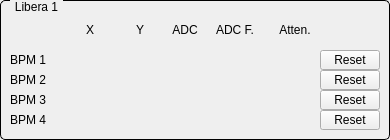
   <widget class="QGroupBox" name="titleGroupBox_3">
    <property name="geometry">
     <rect>
      <x>10</x>
      <y>10</y>
      <width>390</width>
      <height>140</height>
     </rect>
    </property>
    <property name="styleSheet">
     <string notr="true">QGroupBox {
    border: 1px solid black;
    border-radius: 5px;
    margin-top: 0.5em;
}

QGroupBox::title {
    subcontrol-origin: margin;
    left: 10px;
    padding: 0 3px 0 3px;
}</string>
    </property>
    <property name="title">
     <string>Libera 1</string>
    </property>
    <widget class="QLabel" name="label_6">
     <property name="geometry">
      <rect>
       <x>10</x>
       <y>50</y>
       <width>50</width>
       <height>20</height>
      </rect>
     </property>
     <property name="text">
      <string>BPM 1</string>
     </property>
     <property name="alignment">
      <set>Qt::AlignLeading|Qt::AlignLeft|Qt::AlignVCenter</set>
     </property>
    </widget>
    <widget class="QLabel" name="label_7">
     <property name="geometry">
      <rect>
       <x>10</x>
       <y>70</y>
       <width>50</width>
       <height>20</height>
      </rect>
     </property>
     <property name="text">
      <string>BPM 2</string>
     </property>
     <property name="alignment">
      <set>Qt::AlignLeading|Qt::AlignLeft|Qt::AlignVCenter</set>
     </property>
    </widget>
    <widget class="QLabel" name="label_8">
     <property name="geometry">
      <rect>
       <x>10</x>
       <y>90</y>
       <width>50</width>
       <height>20</height>
      </rect>
     </property>
     <property name="text">
      <string>BPM 3</string>
     </property>
     <property name="alignment">
      <set>Qt::AlignLeading|Qt::AlignLeft|Qt::AlignVCenter</set>
     </property>
    </widget>
    <widget class="QLabel" name="label_9">
     <property name="geometry">
      <rect>
       <x>10</x>
       <y>110</y>
       <width>50</width>
       <height>20</height>
      </rect>
     </property>
     <property name="text">
      <string>BPM 4</string>
     </property>
     <property name="alignment">
      <set>Qt::AlignLeading|Qt::AlignLeft|Qt::AlignVCenter</set>
     </property>
    </widget>
    <widget class="QESimpleShape" name="qesimpleshape">
     <property name="geometry">
      <rect>
       <x>80</x>
       <y>50</y>
       <width>16</width>
       <height>20</height>
      </rect>
     </property>
     <property name="variable" stdset="0">
      <string>libera$(l):bpm$(b):ilk:status:x</string>
     </property>
     <property name="variableSubstitutions" stdset="0">
      <string>l=1,b=1</string>
     </property>
    </widget>
    <widget class="QESimpleShape" name="qesimpleshape_2">
     <property name="geometry">
      <rect>
       <x>130</x>
       <y>50</y>
       <width>16</width>
       <height>20</height>
      </rect>
     </property>
     <property name="variable" stdset="0">
      <string>libera$(l):bpm$(b):ilk:status:y</string>
     </property>
     <property name="variableSubstitutions" stdset="0">
      <string>l=1,b=1</string>
     </property>
    </widget>
    <widget class="QESimpleShape" name="qesimpleshape_3">
     <property name="geometry">
      <rect>
       <x>180</x>
       <y>50</y>
       <width>16</width>
       <height>20</height>
      </rect>
     </property>
     <property name="variable" stdset="0">
      <string>libera$(l):bpm$(b):ilk:status:adc_ovf</string>
     </property>
     <property name="variableSubstitutions" stdset="0">
      <string>l=1,b=1</string>
     </property>
    </widget>
    <widget class="QESimpleShape" name="qesimpleshape_4">
     <property name="geometry">
      <rect>
       <x>230</x>
       <y>50</y>
       <width>16</width>
       <height>20</height>
      </rect>
     </property>
     <property name="variable" stdset="0">
      <string>libera$(l):bpm$(b):ilk:status:adc_ovf_filtered</string>
     </property>
     <property name="variableSubstitutions" stdset="0">
      <string>l=1,b=1</string>
     </property>
    </widget>
    <widget class="QESimpleShape" name="qesimpleshape_5">
     <property name="geometry">
      <rect>
       <x>280</x>
       <y>50</y>
       <width>16</width>
       <height>20</height>
      </rect>
     </property>
     <property name="variable" stdset="0">
      <string>libera$(l):bpm$(b):ilk:status:attenuator</string>
     </property>
     <property name="variableSubstitutions" stdset="0">
      <string>l=1,b=1</string>
     </property>
    </widget>
    <widget class="QLabel" name="label">
     <property name="geometry">
      <rect>
       <x>80</x>
       <y>20</y>
       <width>20</width>
       <height>20</height>
      </rect>
     </property>
     <property name="text">
      <string>X</string>
     </property>
     <property name="alignment">
      <set>Qt::AlignCenter</set>
     </property>
    </widget>
    <widget class="QLabel" name="label_2">
     <property name="geometry">
      <rect>
       <x>130</x>
       <y>20</y>
       <width>20</width>
       <height>20</height>
      </rect>
     </property>
     <property name="text">
      <string>Y</string>
     </property>
     <property name="alignment">
      <set>Qt::AlignCenter</set>
     </property>
    </widget>
    <widget class="QLabel" name="label_3">
     <property name="geometry">
      <rect>
       <x>170</x>
       <y>20</y>
       <width>30</width>
       <height>20</height>
      </rect>
     </property>
     <property name="text">
      <string>ADC</string>
     </property>
     <property name="alignment">
      <set>Qt::AlignCenter</set>
     </property>
    </widget>
    <widget class="QLabel" name="label_4">
     <property name="geometry">
      <rect>
       <x>210</x>
       <y>20</y>
       <width>50</width>
       <height>20</height>
      </rect>
     </property>
     <property name="text">
      <string>ADC F.</string>
     </property>
     <property name="alignment">
      <set>Qt::AlignCenter</set>
     </property>
    </widget>
    <widget class="QLabel" name="label_10">
     <property name="geometry">
      <rect>
       <x>270</x>
       <y>20</y>
       <width>50</width>
       <height>20</height>
      </rect>
     </property>
     <property name="text">
      <string>Atten.</string>
     </property>
     <property name="alignment">
      <set>Qt::AlignCenter</set>
     </property>
    </widget>
    <widget class="QESimpleShape" name="qesimpleshape_6">
     <property name="geometry">
      <rect>
       <x>130</x>
       <y>70</y>
       <width>16</width>
       <height>20</height>
      </rect>
     </property>
     <property name="variable" stdset="0">
      <string>libera$(l):bpm$(b):ilk:status:y</string>
     </property>
     <property name="variableSubstitutions" stdset="0">
      <string>l=1,b=2</string>
     </property>
    </widget>
    <widget class="QESimpleShape" name="qesimpleshape_7">
     <property name="geometry">
      <rect>
       <x>180</x>
       <y>70</y>
       <width>16</width>
       <height>20</height>
      </rect>
     </property>
     <property name="variable" stdset="0">
      <string>libera$(l):bpm$(b):ilk:status:adc_ovf</string>
     </property>
     <property name="variableSubstitutions" stdset="0">
      <string>l=1,b=2</string>
     </property>
    </widget>
    <widget class="QESimpleShape" name="qesimpleshape_8">
     <property name="geometry">
      <rect>
       <x>280</x>
       <y>70</y>
       <width>16</width>
       <height>20</height>
      </rect>
     </property>
     <property name="variable" stdset="0">
      <string>libera$(l):bpm$(b):ilk:status:attenuator</string>
     </property>
     <property name="variableSubstitutions" stdset="0">
      <string>l=1,b=2</string>
     </property>
    </widget>
    <widget class="QESimpleShape" name="qesimpleshape_9">
     <property name="geometry">
      <rect>
       <x>80</x>
       <y>70</y>
       <width>16</width>
       <height>20</height>
      </rect>
     </property>
     <property name="variable" stdset="0">
      <string>libera$(l):bpm$(b):ilk:status:x</string>
     </property>
     <property name="variableSubstitutions" stdset="0">
      <string>l=1,b=2</string>
     </property>
    </widget>
    <widget class="QESimpleShape" name="qesimpleshape_10">
     <property name="geometry">
      <rect>
       <x>230</x>
       <y>70</y>
       <width>16</width>
       <height>20</height>
      </rect>
     </property>
     <property name="variable" stdset="0">
      <string>libera$(l):bpm$(b):ilk:status:adc_ovf_filtered</string>
     </property>
     <property name="variableSubstitutions" stdset="0">
      <string>l=1,b=2</string>
     </property>
    </widget>
    <widget class="QESimpleShape" name="qesimpleshape_16">
     <property name="geometry">
      <rect>
       <x>130</x>
       <y>110</y>
       <width>16</width>
       <height>20</height>
      </rect>
     </property>
     <property name="variable" stdset="0">
      <string>libera$(l):bpm$(b):ilk:status:y</string>
     </property>
     <property name="variableSubstitutions" stdset="0">
      <string>l=1,b=4</string>
     </property>
    </widget>
    <widget class="QESimpleShape" name="qesimpleshape_17">
     <property name="geometry">
      <rect>
       <x>180</x>
       <y>110</y>
       <width>16</width>
       <height>20</height>
      </rect>
     </property>
     <property name="variable" stdset="0">
      <string>libera$(l):bpm$(b):ilk:status:adc_ovf</string>
     </property>
     <property name="variableSubstitutions" stdset="0">
      <string>l=1,b=4</string>
     </property>
    </widget>
    <widget class="QESimpleShape" name="qesimpleshape_18">
     <property name="geometry">
      <rect>
       <x>280</x>
       <y>110</y>
       <width>16</width>
       <height>20</height>
      </rect>
     </property>
     <property name="variable" stdset="0">
      <string>libera$(l):bpm$(b):ilk:status:attenuator</string>
     </property>
     <property name="variableSubstitutions" stdset="0">
      <string>l=1,b=4</string>
     </property>
    </widget>
    <widget class="QESimpleShape" name="qesimpleshape_19">
     <property name="geometry">
      <rect>
       <x>80</x>
       <y>110</y>
       <width>16</width>
       <height>20</height>
      </rect>
     </property>
     <property name="variable" stdset="0">
      <string>libera$(l):bpm$(b):ilk:status:x</string>
     </property>
     <property name="variableSubstitutions" stdset="0">
      <string>l=1,b=4</string>
     </property>
    </widget>
    <widget class="QESimpleShape" name="qesimpleshape_20">
     <property name="geometry">
      <rect>
       <x>230</x>
       <y>110</y>
       <width>16</width>
       <height>20</height>
      </rect>
     </property>
     <property name="variable" stdset="0">
      <string>libera$(l):bpm$(b):ilk:status:adc_ovf_filtered</string>
     </property>
     <property name="variableSubstitutions" stdset="0">
      <string>l=1,b=4</string>
     </property>
    </widget>
    <widget class="QEPushButton" name="qepushbutton_4">
     <property name="geometry">
      <rect>
       <x>320</x>
       <y>110</y>
       <width>60</width>
       <height>20</height>
      </rect>
     </property>
     <property name="text">
      <string>Reset</string>
     </property>
     <property name="variable" stdset="0">
      <string>libera$(l):bpm$(b):ilk:status:reset_sp</string>
     </property>
     <property name="variableSubstitutions" stdset="0">
      <string>l=1,b=4</string>
     </property>
    </widget>
    <widget class="QEPushButton" name="qepushbutton">
     <property name="geometry">
      <rect>
       <x>320</x>
       <y>50</y>
       <width>60</width>
       <height>20</height>
      </rect>
     </property>
     <property name="text">
      <string>Reset</string>
     </property>
     <property name="variable" stdset="0">
      <string>libera$(l):bpm$(b):ilk:status:reset_sp</string>
     </property>
     <property name="variableSubstitutions" stdset="0">
      <string>l=1,b=1</string>
     </property>
    </widget>
    <widget class="QEPushButton" name="qepushbutton_3">
     <property name="geometry">
      <rect>
       <x>320</x>
       <y>90</y>
       <width>60</width>
       <height>20</height>
      </rect>
     </property>
     <property name="text">
      <string>Reset</string>
     </property>
     <property name="variable" stdset="0">
      <string>libera$(l):bpm$(b):ilk:status:reset_sp</string>
     </property>
     <property name="variableSubstitutions" stdset="0">
      <string>l=1,b=3</string>
     </property>
    </widget>
    <widget class="QEPushButton" name="qepushbutton_2">
     <property name="geometry">
      <rect>
       <x>320</x>
       <y>70</y>
       <width>60</width>
       <height>20</height>
      </rect>
     </property>
     <property name="text">
      <string>Reset</string>
     </property>
     <property name="variable" stdset="0">
      <string>libera$(l):bpm$(b):ilk:status:reset_sp</string>
     </property>
     <property name="variableSubstitutions" stdset="0">
      <string>l=1,b=2</string>
     </property>
    </widget>
    <widget class="QESimpleShape" name="qesimpleshape_14">
     <property name="geometry">
      <rect>
       <x>80</x>
       <y>90</y>
       <width>16</width>
       <height>20</height>
      </rect>
     </property>
     <property name="variable" stdset="0">
      <string>libera$(l):bpm$(b):ilk:status:x</string>
     </property>
     <property name="variableSubstitutions" stdset="0">
      <string>l=1,b=3</string>
     </property>
    </widget>
    <widget class="QESimpleShape" name="qesimpleshape_11">
     <property name="geometry">
      <rect>
       <x>130</x>
       <y>90</y>
       <width>16</width>
       <height>20</height>
      </rect>
     </property>
     <property name="variable" stdset="0">
      <string>libera$(l):bpm$(b):ilk:status:y</string>
     </property>
     <property name="variableSubstitutions" stdset="0">
      <string>l=1,b=3</string>
     </property>
    </widget>
    <widget class="QESimpleShape" name="qesimpleshape_13">
     <property name="geometry">
      <rect>
       <x>280</x>
       <y>90</y>
       <width>16</width>
       <height>20</height>
      </rect>
     </property>
     <property name="variable" stdset="0">
      <string>libera$(l):bpm$(b):ilk:status:attenuator</string>
     </property>
     <property name="variableSubstitutions" stdset="0">
      <string>l=1,b=3</string>
     </property>
    </widget>
    <widget class="QESimpleShape" name="qesimpleshape_12">
     <property name="geometry">
      <rect>
       <x>180</x>
       <y>90</y>
       <width>16</width>
       <height>20</height>
      </rect>
     </property>
     <property name="variable" stdset="0">
      <string>libera$(l):bpm$(b):ilk:status:adc_ovf</string>
     </property>
     <property name="variableSubstitutions" stdset="0">
      <string>l=1,b=3</string>
     </property>
    </widget>
    <widget class="QESimpleShape" name="qesimpleshape_15">
     <property name="geometry">
      <rect>
       <x>230</x>
       <y>90</y>
       <width>16</width>
       <height>20</height>
      </rect>
     </property>
     <property name="variable" stdset="0">
      <string>libera$(l):bpm$(b):ilk:status:adc_ovf_filtered</string>
     </property>
     <property name="variableSubstitutions" stdset="0">
      <string>l=1,b=3</string>
     </property>
    </widget>
   </widget>
